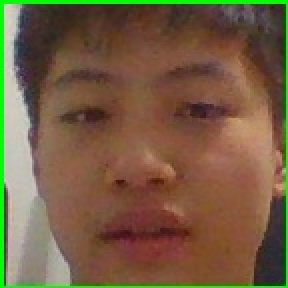
#> input picture TheNewProject/Faces/face0.jpg, 144 x 144 px (shown 2 times larger)
$ python 'Face  (Reference 2).py' ../Faces/face0.jpg
#> lines starting #> are read from the running program, lines starting #| are printed output that depends on the picture
import cv2
import sys

imagePath = sys.argv[1]

image = cv2.imread(imagePath)
#> image is the input picture: shape (144, 144, 3); mean B, G, R 67.2, 93.9, 117.2
gray = cv2.cvtColor(image, cv2.COLOR_BGR2GRAY)
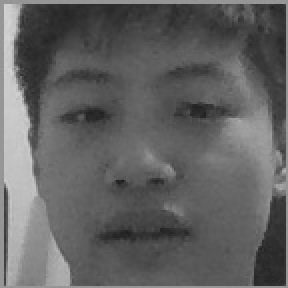
#> gray: shape (144, 144) (shown 2 times larger); min 27, max 212, mean 97.8

faceCascade = cv2.CascadeClassifier(cv2.data.haarcascades + "haarcascade_frontalface_default.xml")
faces = faceCascade.detectMultiScale(
    gray,
    scaleFactor=1.3,
    minNeighbors=3,
    minSize=(30, 30)
)
#> faces = ()

print("[INFO] Found {0} Face Recognition.".format(len(faces)))
#| [INFO] Found 0 Face Recognition.

for (x, y, w, h) in faces:
    cv2.rectangle(image, (x, y), (x + w, y + h), (0, 255, 0), 2)
    roi_color = image[y:y + h, x:x + w]
    print("[INFO] Object found. Saving locally.")
    cv2.imwrite(str(w) + str(h) + '_faces.jpg', roi_color)
#> this loop made 0 passes

status = cv2.imwrite('faces_detected.jpg', image)
print("[INFO] Image faces_detected.jpg written to filesystem: ", status)
#| [INFO] Image faces_detected.jpg written to filesystem:  True
